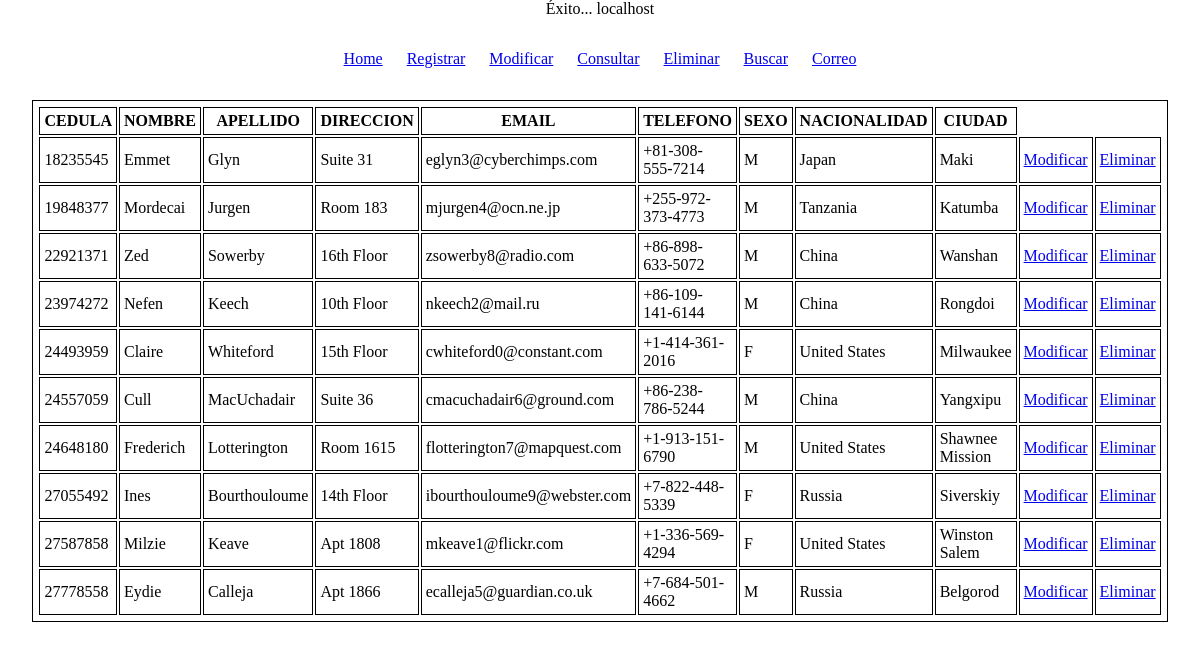
Screenshot of /modificar.php with the database file from the repository.
### tables this page shows
CREATE TABLE IF NOT EXISTS usuarios ( 
cedula INT(10) PRIMARY KEY NOT NULL, 
nombre VARCHAR(20) NOT NULL, 
apellido VARCHAR(20) NOT NULL, 
direccion VARCHAR(100) NOT NULL, 
email VARCHAR(30) NOT NULL, 
telefono VARCHAR(20) NOT NULL, 
sexo VARCHAR(2) NOT NULL, 
nacionalidad VARCHAR(20) NOT NULL, 
ciudad VARCHAR(20) NOT NULL 
);

### modificar.php (the view, shortened to what this page needs)
<?php include './conexion.php' ?>
<html>
<head>
<link rel="stylesheet" href="./style.css">
</head>
<body>
<?php include './menu.php' ?>
<table>
<tr>
<th>CEDULA</th>
<th>NOMBRE</th>
<th>APELLIDO</th>
<th>DIRECCION</th>
<th>EMAIL</th>
<th>TELEFONO</th>
<th>SEXO</th>
<th>NACIONALIDAD</th>
<th>CIUDAD</th>
</tr>
<?php
$sql = "SELECT * FROM usuarios";
$result = mysqli_query($link, $sql);  while ($row = mysqli_fetch_assoc($result)) {
?>
<tr>
<td><?= $row['cedula']; ?></td>
<td><?= $row['nombre']; ?></td>
<td><?= $row['apellido']; ?></td>
<td><?= $row['direccion']; ?></td>
<td><?= $row['email']; ?></td>
<td><?= $row['telefono']; ?></td>
<td><?= $row['sexo']; ?></td>
<td><?= $row['nacionalidad']; ?></td>
<td><?= $row['ciudad']; ?></td>
<td><a href="modificar_formulario.php?mod=<?php print
$row['cedula']; ?> ">Modificar</a></td>
<td><a href="eliminar.php?eli=<?php print $row['cedula']; ?> ">Eliminar</a></td>
</tr>
<?php } ?>
</table>
</body>
</html>

### conexion.php (shortened to what this page needs)
<?php
$link = mysqli_connect("localhost", "root", "", "php1_sami27avila");
echo 'Éxito... ' . mysqli_get_host_info($link) . "\n"; ?>

### menu.php
<nav class="menu">
 <ul>
    <li><a href="index.php">Home</a></li>
    <li><a href="insertar.php">Registrar</a></li>
    <li><a href="modificar.php">Modificar</a></li>
    <li><a href="reporte.php">Consultar</a></li>
    <li><a href="modificar.php">Eliminar</a></li>
    <li><a href="buscar.php">Buscar</a></li>
    <li><a href="contacto.php">Correo</a></li>
  </ul>
</nav>

### style.css (style rules this page uses)
* { margin: 0; padding: 0; box-sizing: border-box; }
body { display: flex; flex-direction: column; align-items: center; }
.menu > ul { display: flex; justify-content: center; gap: 1.5rem; list-style: none; margin: 2rem 0; }
table, th, td { width: 800px; border:1px solid black; padding: 0.25rem; }

### rows the page displays
usuarios: cedula "18235545", nombre "Emmet", apellido "Glyn", direccion "Suite 31", email "eglyn3@cyberchimps.com", telefono "+81-308-555-7214", sexo "M", nacionalidad "Japan", ciudad "Maki"
usuarios: cedula "19848377", nombre "Mordecai", apellido "Jurgen", direccion "Room 183", email "mjurgen4@ocn.ne.jp", telefono "+255-972-373-4773", sexo "M", nacionalidad "Tanzania", ciudad "Katumba"
usuarios: cedula "22921371", nombre "Zed", apellido "Sowerby", direccion "16th Floor", email "zsowerby8@radio.com", telefono "+86-898-633-5072", sexo "M", nacionalidad "China", ciudad "Wanshan"
usuarios: cedula "23974272", nombre "Nefen", apellido "Keech", direccion "10th Floor", email "nkeech2@mail.ru", telefono "+86-109-141-6144", sexo "M", nacionalidad "China", ciudad "Rongdoi"
usuarios: cedula "24493959", nombre "Claire", apellido "Whiteford", direccion "15th Floor", email "cwhiteford0@constant.com", telefono "+1-414-361-2016", sexo "F", nacionalidad "United States", ciudad "Milwaukee"
usuarios: cedula "24557059", nombre "Cull", apellido "MacUchadair", direccion "Suite 36", email "cmacuchadair6@ground.com", telefono "+86-238-786-5244", sexo "M", nacionalidad "China", ciudad "Yangxipu"
usuarios: cedula "24648180", nombre "Frederich", apellido "Lotterington", direccion "Room 1615", email "flotterington7@mapquest.com", telefono "+1-913-151-6790", sexo "M", nacionalidad "United States", ciudad "Shawnee Mission"
usuarios: cedula "27055492", nombre "Ines", apellido "Bourthouloume", direccion "14th Floor", email "ibourthouloume9@webster.com", telefono "+7-822-448-5339", sexo "F", nacionalidad "Russia", ciudad "Siverskiy"
usuarios: cedula "27587858", nombre "Milzie", apellido "Keave", direccion "Apt 1808", email "mkeave1@flickr.com", telefono "+1-336-569-4294", sexo "F", nacionalidad "United States", ciudad "Winston Salem"
usuarios: cedula "27778558", nombre "Eydie", apellido "Calleja", direccion "Apt 1866", email "ecalleja5@guardian.co.uk", telefono "+7-684-501-4662", sexo "M", nacionalidad "Russia", ciudad "Belgorod"

### other values shown
mysqli_get_host_info($link) "localhost"
